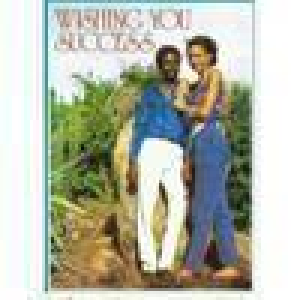
#> input picture app/resources/WhatsApp Image 2025-10-21 at 07.06.13.jpeg, 100 x 100 px (shown 3 times larger); its folder holds only this picture in this run
$ python -i main.py   (imports and definitions only)
#> lines starting #> are read from the running program, lines starting #| are printed output that depends on the picture
import numpy as np
import pandas as pd
import cv2
from scipy import ndimage, stats
import matplotlib.pyplot as plt
from skimage import filters, measure, restoration
from skimage.util import view_as_blocks
from scipy.optimize import curve_fit
import os

im_dir = os.path.abspath(os.path.join(os.path.dirname(__file__), "./resources"))

def load_image(image_path):
    """Load image from file path and handle errors"""
    if isinstance(image_path, str):
        if not os.path.exists(image_path):
            raise FileNotFoundError(f"Image file not found: {image_path}")
        image = cv2.imread(image_path)
        if image is None:
            raise ValueError(f"Could not load image from: {image_path}")
        image = cv2.cvtColor(image, cv2.COLOR_BGR2RGB)
        return image
    elif hasattr(image_path, 'shape'):  # Already an image array
        return image_path
    else:
        raise TypeError("Input must be file path or image array")

# ============================================================================
# ORIGINAL EIGENVALUE-BASED METHOD
# ============================================================================

def extract_patches_original(image, patch_size):
    """Extract overlapping patches from image for eigenvalue analysis"""
    if len(image.shape) == 3:  # Color image
        image = cv2.cvtColor(image, cv2.COLOR_RGB2GRAY)

    # Ensure image is divisible by patch_size
    h, w = image.shape
    h = (h // patch_size) * patch_size
    w = (w // patch_size) * patch_size
    image = image[:h, :w]

    patches = view_as_blocks(image, (patch_size, patch_size))
    patches = patches.reshape(-1, patch_size, patch_size)
    return patches

def compute_eigenvalue_entropy(eigenvalues):
    """Compute normalized entropy of eigenvalue distribution"""
    # Remove near-zero eigenvalues for numerical stability
    eigenvalues = eigenvalues[eigenvalues > 1e-10]

    if len(eigenvalues) == 0:
        return 0

    # Normalize to create probability distribution
    p = eigenvalues / np.sum(eigenvalues)

    # Compute Shannon entropy
    entropy = -np.sum(p * np.log2(p + 1e-10))

    # Normalize by maximum possible entropy
    max_entropy = np.log2(len(p))
    return entropy / max_entropy if max_entropy > 0 else 0

def power_law(x, alpha, c):
    """Power law function for eigenvalue decay fitting"""
    return c * (x ** (-alpha))

def fit_power_law_decay(eigenvalues):
    """Fit power law decay to eigenvalues"""
    if len(eigenvalues) < 10:
        return 0

    # Use only the first 80% of eigenvalues to avoid tail noise
    n = len(eigenvalues)
    x = np.arange(1, int(0.8 * n) + 1)
    y = eigenvalues[:int(0.8 * n)]

    try:
        # Initial guess: alpha=1, c=first eigenvalue
        popt, _ = curve_fit(power_law, x, y, p0=[1.0, eigenvalues[0]], maxfev=5000)
        return popt[0]  # Return alpha (decay rate)
    except:
        return 0

def image_signature(image, patch_size=16):
    """
    Original eigenvalue-based signature analysis

    Returns:
    - entropy: normalized eigenvalue entropy
    - decay_rate: power law decay rate of eigenvalues
    - condition_number: ratio of largest to smallest eigenvalue
    """
    try:
        # Extract overlapping patches
        patches = extract_patches_original(image, patch_size)

        if patches.shape[0] < 2:
            return 0, 0, 0

        # Flatten and center
        X = patches.reshape(patches.shape[0], -1).T  # Features as rows
        X_centered = X - np.mean(X, axis=1, keepdims=True)

        # Remove patches with zero variance
        patch_vars = np.var(X, axis=0)
        X_centered = X_centered[:, patch_vars > 1e-6]

        if X_centered.shape[1] < 2:
            return 0, 0, 0

        # Compute covariance matrix using SVD for stability
        U, s, Vt = np.linalg.svd(X_centered, full_matrices=False)

        # Eigenvalues from singular values
        eigenvalues = (s ** 2) / (X_centered.shape[1] - 1)

        # Remove near-zero eigenvalues
        eigenvalues = eigenvalues[eigenvalues > 1e-10]

        if len(eigenvalues) < 2:
            return 0, 0, 0

        # Compute signature metrics
        entropy = compute_eigenvalue_entropy(eigenvalues)
        decay_rate = fit_power_law_decay(eigenvalues)
        condition_number = eigenvalues[0] / eigenvalues[-1] if eigenvalues[-1] > 0 else 0

        return entropy, decay_rate, condition_number

    except Exception as e:
        print(f"Error in image_signature: {e}")
        return 0, 0, 0

# ============================================================================
# ARTIFACT-BASED METHOD (from previous implementation)
# ============================================================================

def analyze_fourier_artifacts(image):
    """Analyze Fourier spectrum for grid artifacts and anomalies"""
    if len(image.shape) == 3:
        image = cv2.cvtColor(image, cv2.COLOR_RGB2GRAY)

    h, w = image.shape
    h = (h // 32) * 32
    w = (w // 32) * 32
    if h == 0 or w == 0:
        return {'radial_smoothness': 0, 'high_freq_energy': 0}

    image = image[:h, :w]

    try:
        f = np.fft.fft2(image.astype(float))
        fshift = np.fft.fftshift(f)
        magnitude_spectrum = np.log(np.abs(fshift) + 1)

        center = np.array(magnitude_spectrum.shape) // 2
        y, x = np.indices(magnitude_spectrum.shape)
        r = np.sqrt((x - center[1])**2 + (y - center[0])**2)
        r = r.astype(int)

        radial_profile = ndimage.mean(magnitude_spectrum, labels=r, index=np.arange(0, r.max()))
        radial_profile = radial_profile[~np.isnan(radial_profile)]

        if len(radial_profile) < 20:
            return {'radial_smoothness': 0, 'high_freq_energy': 0}

        smoothness = np.std(np.diff(radial_profile[10:-10])) if len(radial_profile) > 20 else 0
        high_freq = np.mean(radial_profile[-len(radial_profile)//4:]) if len(radial_profile) > 4 else 0

        return {
            'radial_smoothness': float(smoothness),
            'high_freq_energy': float(high_freq)
        }
    except:
        return {'radial_smoothness': 0, 'high_freq_energy': 0}

def analyze_color_correlations(image):
    """Analyze inter-channel correlations and artifacts"""
    if len(image.shape) != 3:
        return {'color_consistency': 0, 'channel_correlation': 1.0}

    try:
        r, g, b = image[:,:,0], image[:,:,1], image[:,:,2]

        rg_corr = np.corrcoef(r.flatten(), g.flatten())[0,1] if np.std(r) > 0 and np.std(g) > 0 else 0
        rb_corr = np.corrcoef(r.flatten(), b.flatten())[0,1] if np.std(r) > 0 and np.std(b) > 0 else 0

        patches = []
        for i in range(0, image.shape[0]-16, 32):
            for j in range(0, image.shape[1]-16, 32):
                patch = image[i:i+16, j:j+16]
                if patch.size > 0:
                    patches.append(patch.mean(axis=(0,1)))

        if len(patches) > 1:
            patches = np.array(patches)
            color_variance = np.mean(np.std(patches, axis=0))
        else:
            color_variance = 0

        return {
            'channel_correlation': float((rg_corr + rb_corr) / 2),
            'color_consistency': float(color_variance)
        }
    except:
        return {'color_consistency': 0, 'channel_correlation': 1.0}

def analyze_local_inconsistencies(image, patch_size=64):
    """Look for local statistical inconsistencies"""
    if len(image.shape) == 3:
        image = cv2.cvtColor(image, cv2.COLOR_RGB2GRAY)

    h, w = image.shape
    inconsistencies = []

    if h < patch_size or w < patch_size:
        return {'local_inconsistency': 0}

    try:
        for i in range(0, h-patch_size, patch_size//2):
            for j in range(0, w-patch_size, patch_size//2):
                patch1 = image[i:i+patch_size, j:j+patch_size]

                if i + patch_size < h - patch_size:
                    patch2 = image[i+patch_size//2:i+patch_size//2+patch_size,
                                  j:j+patch_size]
                    if np.std(patch1) > 0 and np.std(patch2) > 0:
                        stat_dist = stats.ks_2samp(patch1.flatten(), patch2.flatten())[0]
                        inconsistencies.append(stat_dist)

        return {
            'local_inconsistency': float(np.mean(inconsistencies)) if inconsistencies else 0
        }
    except:
        return {'local_inconsistency': 0}

def analyze_noise_characteristics(image):
    """Analyze noise patterns and artifacts"""
    if len(image.shape) == 3:
        image = cv2.cvtColor(image, cv2.COLOR_RGB2GRAY)

    try:
        kernel = np.array([[-1, -1, -1], [-1, 8, -1], [-1, -1, -1]])
        high_freq = cv2.filter2D(image.astype(float), -1, kernel)

        noise_std = np.std(high_freq)
        noise_skew = stats.skew(high_freq.flatten()) if np.std(high_freq) > 0 else 0

        if len(high_freq.flatten()) > 1000:
            noise_sample = high_freq.flatten()[::10]
            noise_autocorr = np.correlate(noise_sample, noise_sample, mode='same')
            autocorr_regularity = np.std(np.diff(noise_autocorr))
        else:
            autocorr_regularity = 0

        return {
            'noise_std': float(noise_std),
            'noise_skew': float(noise_skew),
            'noise_regularity': float(autocorr_regularity)
        }
    except:
        return {
            'noise_std': 0,
            'noise_skew': 0,
            'noise_regularity': 0
        }

# ============================================================================
# COMBINED ANALYSIS
# ============================================================================

def extract_image_features(image):
    """Extract all features from both methods"""
    features = {}

    try:
        # Original eigenvalue-based features
        entropy, decay_rate, condition_number = image_signature(image)
        features.update({
            'eigen_entropy': entropy,
            'eigen_decay_rate': decay_rate,
            'eigen_condition_number': condition_number
        })

        # Artifact-based features
        fourier_features = analyze_fourier_artifacts(image)
        color_features = analyze_color_correlations(image)
        local_features = analyze_local_inconsistencies(image)
        noise_features = analyze_noise_characteristics(image)

        features.update(fourier_features)
        features.update(color_features)
        features.update(local_features)
        features.update(noise_features)

    except Exception as e:
        print(f"Error extracting features: {e}")

    return features

# [156 lines left out: function detect_ai_vs_real_calibrated, not called in this run]

def detect_ai_single_image(image_path):
    """
    Detect if a single image is AI-generated using calibrated feature analysis
    Returns: True if AI-generated, False if real, None if uncertain
    """
    try:
        # Load image
        image = load_image(image_path)
#> in load_image, image is the input picture: shape (100, 100, 3); mean B, G, R 170, 184.8, 181.6

        print(f"Image shape: {image.shape}")
#| Image shape: (100, 100, 3)

        # Extract features
        print("Extracting features...")
        features = extract_image_features(image)
#> in extract_patches_original, `image = cv2.cvtColor(image, cv2.COLOR_RGB2GRAY)`:
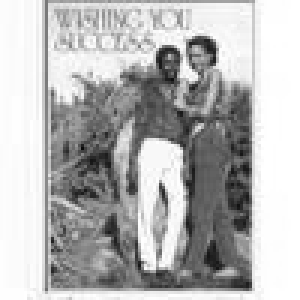
#> image: shape (100, 100) (shown 3 times larger); min 10, max 255, mean 182.2
#> in extract_patches_original, `image = image[:h, :w]`:
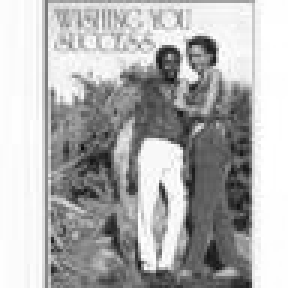
#> image: shape (96, 96) (shown 3 times larger); min 10, max 255, mean 177.2
#> in image_signature, `X = patches.reshape(patches.shape[0], -1).T`:
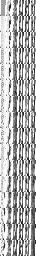
#> X: shape (256, 36); min 10, max 255, mean 177.2
#> in image_signature, `X_centered = X - np.mean(X, axis=1, keepdims=True)`:
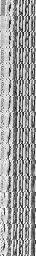
#> X_centered: shape (256, 36) float64; min -185.6, max 111.1, mean 0; drawn with min black and max white
#> in image_signature, `patch_vars = np.var(X, axis=0)`: patch_vars = 36 values, max 5717.2 at index 23, min 289.5 at index 5, mean 2153.3
#> in image_signature, `U, s, Vt = np.linalg.svd(X_centered, full_matrices=False)`:
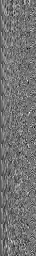
#> U: shape (256, 36) float64; min -0.295, max 0.354, mean -0.00208; drawn with min black and max white
#> in image_signature, `U, s, Vt = np.linalg.svd(X_centered, full_matrices=False)`:
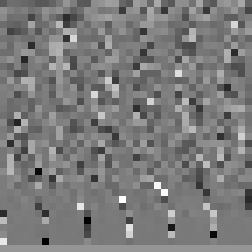
#> Vt: shape (36, 36) float64 (shown 7 times larger); min -0.741, max 0.806, mean 0.00463; drawn with min black and max white
#> in image_signature, `U, s, Vt = np.linalg.svd(X_centered, full_matrices=False)`: s = 36 values, max 5162.2 at index 0, min 2.22e-12 at index 35, mean 629.6
#> in image_signature, `eigenvalues = (s ** 2) / (X_centered.shape[1] - 1)`: eigenvalues = 36 values, max 761371.7 at index 0, min 1.41e-25 at index 35, mean 35244.1
#> in image_signature, `eigenvalues = eigenvalues[eigenvalues > 1e-10]`: eigenvalues = 35 values, max 761371.7 at index 0, min 3.83 at index 34, mean 36251
#> in compute_eigenvalue_entropy, `p = eigenvalues / np.sum(eigenvalues)`: p = 35 values, max 0.6 at index 0, min 3.02e-06 at index 34, mean 0.0286
#> in compute_eigenvalue_entropy, `entropy = -np.sum(p * np.log2(p + 1e-10))`: entropy = 2.32
#> in compute_eigenvalue_entropy, `max_entropy = np.log2(len(p))`: max_entropy = 5.13
#> in image_signature, `entropy = compute_eigenvalue_entropy(eigenvalues)`: entropy = 0.453
#> in fit_power_law_decay, `n = len(eigenvalues)`: n = 35
#> in fit_power_law_decay, `y = eigenvalues[:int(0.8 * n)]`: y = 28 values, max 761371.7 at index 0, min 912.5 at index 27, mean 45276
#> in fit_power_law_decay, `popt, _ = curve_fit(power_law, x, y, p0=[1.0, eigenvalues[0]], maxfev=..`: popt = [2.02, 761003.4]
#> in image_signature, `decay_rate = fit_power_law_decay(eigenvalues)`: decay_rate = 2.02
#> in image_signature, `condition_number = eigenvalues[0] / eigenvalues[-1] if eigenvalues[-1]..`: condition_number = 198839.4
#> in extract_image_features, `entropy, decay_rate, condition_number = image_signature(image)`: entropy = 0.453; decay_rate = 2.02; condition_number = 198839.4
#> in analyze_fourier_artifacts, `magnitude_spectrum = np.log(np.abs(fshift) + 1)`:
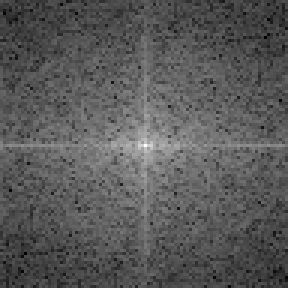
#> magnitude_spectrum: shape (96, 96) float64 (shown 3 times larger); min 3.12, max 14.31, mean 7.03; drawn with min black and max white
#> in analyze_fourier_artifacts, `radial_profile = ndimage.mean(magnitude_spectrum, labels=r, index=np.a..`: radial_profile = 67 values, max 14.31 at index 0, min 5.33 at index 64, mean 7.42
#> (the rest of the program and of its run is left out)
